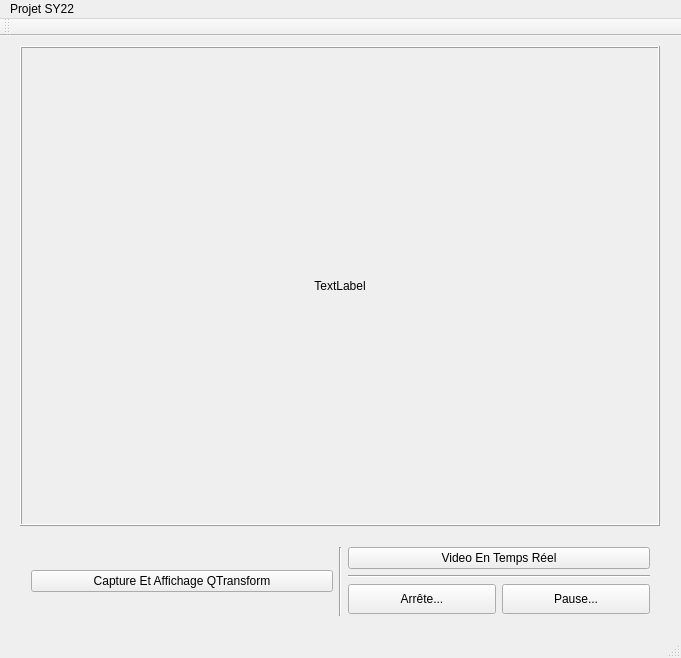
<?xml version="1.0" encoding="UTF-8"?>
<ui version="4.0">
 <class>projetMainWindow</class>
 <widget class="QMainWindow" name="projetMainWindow">
  <property name="geometry">
   <rect>
    <x>0</x>
    <y>0</y>
    <width>681</width>
    <height>658</height>
   </rect>
  </property>
  <property name="windowTitle">
   <string>Projet SY22 - Ziyi XU, Keze WEI</string>
  </property>
  <widget class="QWidget" name="centralWidget">
   <widget class="QLabel" name="picture">
    <property name="geometry">
     <rect>
      <x>20</x>
      <y>10</y>
      <width>640</width>
      <height>480</height>
     </rect>
    </property>
    <property name="frameShape">
     <enum>QFrame::Box</enum>
    </property>
    <property name="frameShadow">
     <enum>QFrame::Raised</enum>
    </property>
    <property name="text">
     <string>TextLabel</string>
    </property>
    <property name="alignment">
     <set>Qt::AlignCenter</set>
    </property>
   </widget>
   <widget class="QWidget" name="horizontalLayoutWidget">
    <property name="geometry">
     <rect>
      <x>20</x>
      <y>500</y>
      <width>641</width>
      <height>91</height>
     </rect>
    </property>
    <layout class="QHBoxLayout" name="horizontalLayout">
     <item>
      <widget class="QPushButton" name="captureEtAffichageQTransform">
       <property name="text">
        <string>Capture Et Affichage QTransform</string>
       </property>
      </widget>
     </item>
     <item>
      <widget class="Line" name="line">
       <property name="orientation">
        <enum>Qt::Vertical</enum>
       </property>
      </widget>
     </item>
     <item>
      <layout class="QVBoxLayout" name="verticalLayout">
       <item>
        <widget class="QPushButton" name="videoEnTempsReelButton">
         <property name="text">
          <string>Video En Temps Réel</string>
         </property>
        </widget>
       </item>
       <item>
        <widget class="Line" name="line_2">
         <property name="orientation">
          <enum>Qt::Horizontal</enum>
         </property>
        </widget>
       </item>
       <item>
        <layout class="QHBoxLayout" name="horizontalLayout_2">
         <item>
          <widget class="QPushButton" name="arreterButton">
           <property name="maximumSize">
            <size>
             <width>16777215</width>
             <height>30</height>
            </size>
           </property>
           <property name="text">
            <string>Arrête...</string>
           </property>
          </widget>
         </item>
         <item>
          <widget class="QPushButton" name="pauserButton">
           <property name="maximumSize">
            <size>
             <width>16777215</width>
             <height>30</height>
            </size>
           </property>
           <property name="text">
            <string>Pause...</string>
           </property>
          </widget>
         </item>
        </layout>
       </item>
      </layout>
     </item>
    </layout>
   </widget>
  </widget>
  <widget class="QMenuBar" name="menuBar">
   <property name="geometry">
    <rect>
     <x>0</x>
     <y>0</y>
     <width>681</width>
     <height>28</height>
    </rect>
   </property>
   <widget class="QMenu" name="menuProjet_SY22_Ziyi_XU">
    <property name="title">
     <string>Projet SY22</string>
    </property>
    <addaction name="actionQuit"/>
   </widget>
   <addaction name="menuProjet_SY22_Ziyi_XU"/>
  </widget>
  <widget class="QToolBar" name="mainToolBar">
   <attribute name="toolBarArea">
    <enum>TopToolBarArea</enum>
   </attribute>
   <attribute name="toolBarBreak">
    <bool>false</bool>
   </attribute>
  </widget>
  <widget class="QStatusBar" name="statusBar"/>
  <action name="action">
   <property name="text">
    <string>&amp;&amp;&amp;</string>
   </property>
  </action>
  <action name="actionQuit">
   <property name="checkable">
    <bool>false</bool>
   </property>
   <property name="text">
    <string>Quit...</string>
   </property>
   <property name="menuRole">
    <enum>QAction::QuitRole</enum>
   </property>
  </action>
 </widget>
 <layoutdefault spacing="6" margin="11"/>
 <resources/>
 <connections/>
</ui>
